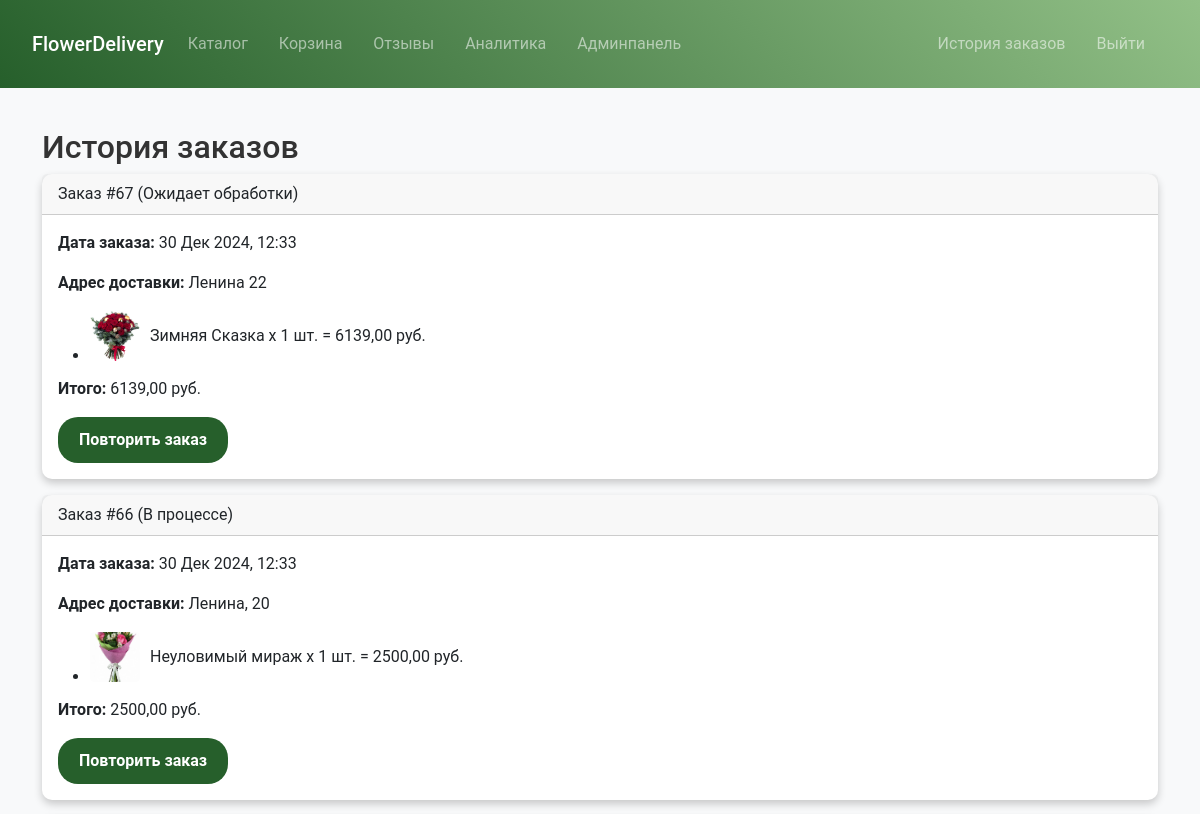
Page /orders/history/ (signed in, upper part) on the earlier database version.
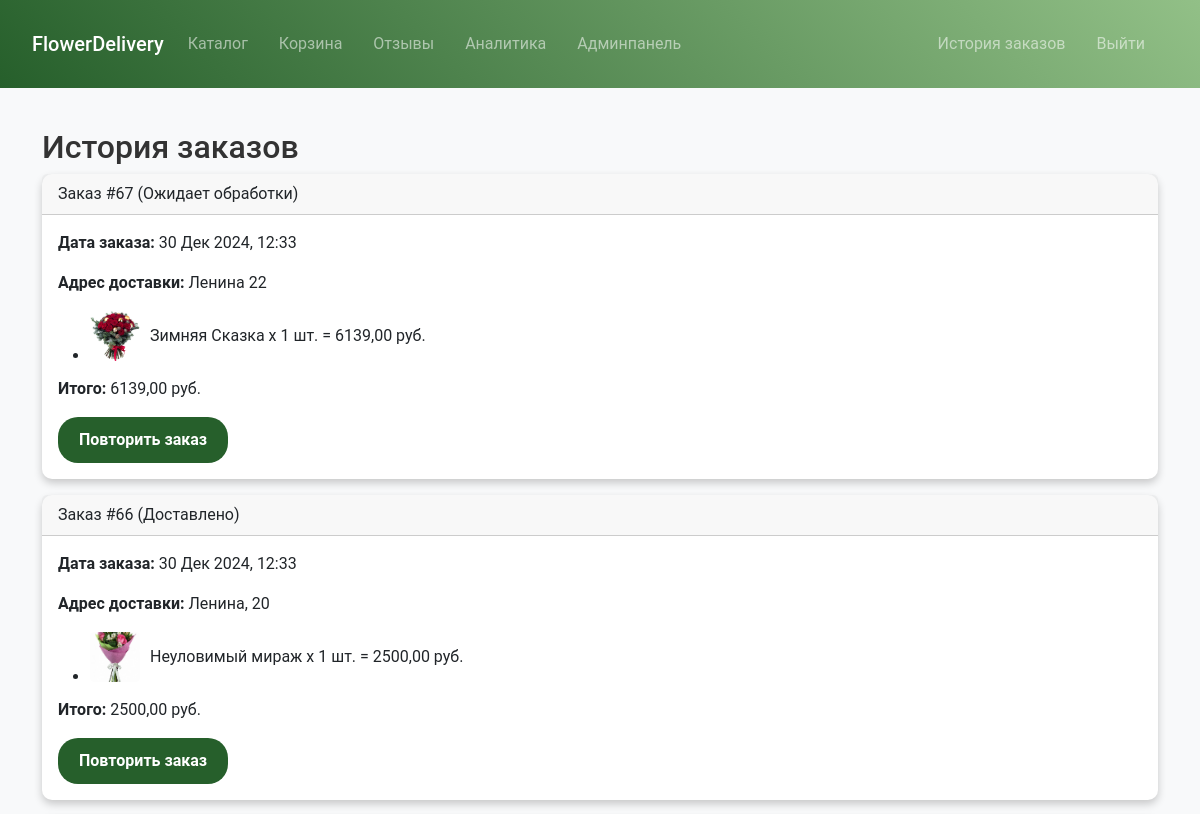
Same page on the later database version.
### orders_app/models.py (models this page shows, shortened)
class Order(models.Model):
    STATUS_CHOICES = (
        ('pending', 'Ожидает обработки'),
        ('in_progress', 'В процессе'),
        ('delivered', 'Доставлено'),
    )
    user = models.ForeignKey(User, on_delete=models.CASCADE)
    customer_name = models.CharField(max_length=255)
    flowers = models.ManyToManyField('Flower', through='OrderItem')  # Связь через промежуточную таблицу
    created_at = models.DateTimeField(auto_now_add=True)
    status = models.CharField(max_length=50, choices=STATUS_CHOICES, default='pending')
    bouquet_name = models.CharField(max_length=255, blank=True, null=True)
    delivery_address = models.TextField(blank=True, null=True)

### orders_app/views.py (the view)
@login_required
def order_history(request):
    orders = Order.objects.filter(user=request.user).order_by('-created_at')
    order_data = []
    for order in orders:
        items = OrderItem.objects.filter(order=order).select_related('flower')
        total_sum = sum(item.quantity * item.flower.price for item in items)
        order_data.append({
            'order': order,
            'items': [
                {
                    'flower': item.flower,
                    'qty': item.quantity,
                    'cost': item.quantity * item.flower.price,
                }
                for item in items
            ],
            'total_sum': total_sum,
        })
    return render(request, 'orders_app/history.html', {'order_data': order_data})

### orders_app/templates/orders_app/history.html (shortened to what this page needs)
{% extends 'main_app/base.html' %}
{% block content %}
<h2>История заказов</h2>
{% if order_data %}
  {% for entry in order_data %}
    <div class="card mb-3">
      <div class="card-header">
        Заказ #{{ entry.order.id }} ({{ entry.order.get_status_display }})
      </div>
      <div class="card-body">
        <p><strong>Дата заказа:</strong> {{ entry.order.created_at|date:"d M Y, H:i" }}</p>
        <p><strong>Адрес доставки:</strong> {{ entry.order.delivery_address }}</p>
        <ul>
          {% for item in entry.items %}
          <li>
            <div class="d-flex align-items-center">
              <img
                  src="{{ item.flower.image.url|default:'/static/img/default_image.png' }}"
                  alt="{{ item.flower.name }}"
                  style="width: 50px; height: 50px; object-fit: cover; margin-right: 10px; border-radius: 5px;">
              {{ item.flower.name }} x {{ item.qty }} шт. = {{ item.cost }} руб.
            </div>
          </li>
          {% endfor %}
        </ul>
        <p><strong>Итого:</strong> {{ entry.total_sum }} руб.</p>
        <form method="post" action="{% url 'orders:repeat_order' entry.order.id %}">
          <button type="submit" class="btn btn-order"">Повторить заказ</button>
        </form>
      </div>
    </div>
  {% endfor %}
{% else %}
  <p>У вас ещё нет заказов.</p>
{% endif %}
{% endblock %}

Differences in the rows shown:
changed Order "Ленина, 20": order.status "В процессе" → "Доставлено"
